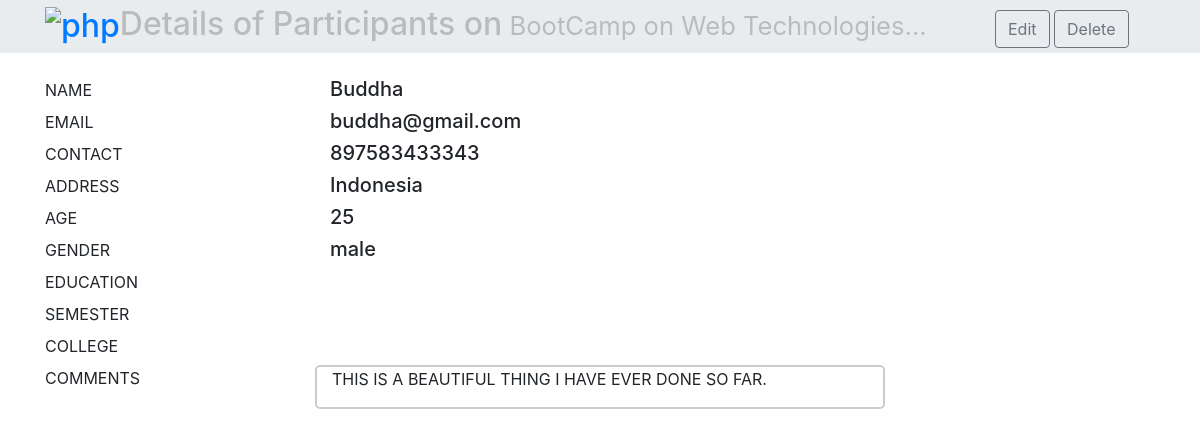
Screenshot of /details.php?id=7 with the database file from the repository.
### tables this page shows
CREATE TABLE `participantsdetails` (
  `id` int(11) NOT NULL,
  `name` varchar(200) NOT NULL,
  `email` varchar(200) NOT NULL,
  `contact` varchar(200) NOT NULL,
  `address` varchar(200) NOT NULL,
  `comments` text NOT NULL,
  `age` int(11) NOT NULL,
  `gender` enum('male','female','other') NOT NULL,
  `education` varchar(200) NOT NULL,
  `semester` varchar(200) NOT NULL,
  `college` varchar(200) NOT NULL
);

### details.php (the view, shortened to what this page needs)
<?php require_once("dbconn.php") ?>
<!DOCTYPE html>
<html>
  <?php include("head.php") ?>
  <body>
    <?php
    $id = $_GET["id"];
    if($id){
      $query = "SELECT * FROM participantsDetails WHERE id = '".$id."'";
    }?>
    <header style="background-color:#e9ecef;">
      <div class="container">
        <div class="row">
          <div class="col-sm-10">
          <h2 style="color:#bbb; padding-top:5px;"><a href="/bootcamp/home.php"><img src="/bootcamp/phplogo.png" alt="php" style="width:50px;"></a>Details of Participants on<small> BootCamp on Web Technologies...</small></h2>
        </div>
        <div class="col-sm-2" style="padding-top:10px;">
            <a class="btn btn-outline-secondary" href="/bootcamp/edit.php?id=<?php echo $id; ?>">Edit</a>
            <a class="btn btn-outline-secondary" href="/bootcamp/delete.php?id=<?php echo $id; ?>">Delete</a>
        </div>
      </div>
      </div>
    </header>
<br/>
    <div class="container">
          <?php
          $res = $conn->query($query);
          if($res){
            while($r = mysqli_fetch_array($res)){
              ?>
              <div class="row">
                <div class="col-sm-3">
                  <h5><small>NAME</small> </h5>
                </div>
                <div class="col-sm-6">
                  <h5><?php echo $r["name"]; ?></h5>
                </div>
              </div>
              <div class="row">
                <div class="col-sm-3">
                  <h5><small>EMAIL</small> </h5>
                </div>
                <div class="col-sm-6">
                  <h5><?php echo $r["email"]; ?></h5>
                </div>
              </div>
              <div class="row">
                <div class="col-sm-3">
                  <h5><small>CONTACT</small> </h5>
                </div>
                <div class="col-sm-6">
                  <h5><?php echo $r["contact"]; ?></h5>
                </div>
              </div>
              <div class="row">
                <div class="col-sm-3">
                  <h5><small>ADDRESS</small> </h5>
                </div>
                <div class="col-sm-6">
                  <h5><?php echo $r["address"]; ?></h5>
                </div>
              </div>
              <div class="row">
                <div class="col-sm-3">
                  <h5><small>AGE</small> </h5>
                </div>
                <div class="col-sm-6">
                  <h5><?php echo $r["age"]; ?></h5>
                </div>
              </div>
              <div class="row">
                <div class="col-sm-3">
                  <h5><small>GENDER</small> </h5>
                </div>
                <div class="col-sm-6">
                  <h5><?php echo $r["gender"]; ?></h5>
                </div>
              </div>
              <div class="row">
                <div class="col-sm-3">
                  <h5><small>EDUCATION</small> </h5>
                </div>
                <div class="col-sm-6">
                </div>
              </div>
              <div class="row">
                <div class="col-sm-3">
                  <h5><small>SEMESTER</small> </h5>
                </div>
                <div class="col-sm-6">
                </div>
              </div>
              <div class="row">
                <div class="col-sm-3">
                  <h5><small>COLLEGE</small> </h5>
                </div>
                <div class="col-sm-6">
                </div>
              </div>
              <div class="row">
                <div class="col-sm-3">
                  <h5><small>COMMENTS</small> </h5>
                </div>
                <div class="col-sm-6" style="border:2px solid #ccc;border-radius:5px">
                  <p><?php echo $r["comments"]; ?></p>
                </div>
              </div>
              <?php
            }
          }
           ?>
    </div>
  </body>
</html>

### style.css (style rules this page uses)
a { text-decoration: none; }

### rows the page displays
participantsdetails: name "Buddha", email "buddha@gmail.com", contact "897583433343", address "Indonesia", age "25", gender "male", comments "THIS IS A BEAUTIFUL THING I HAVE EVER DONE SO FAR."
